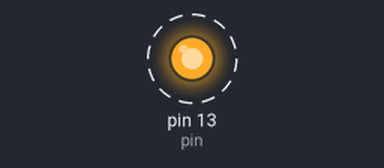
This sketch was run on a simulated Arduino Uno, built with avr-gcc and run on an emulated ATmega328P. Shown: output pins drawn as LEDs (lit = HIGH). Dashed ring = blinking.

Above: at 0.5 s.
Timing chart, 0 to 4.6 s (numbered marks = the images above):
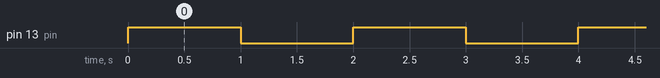

The sketch:

Blink.ino
```cpp
/*
  LED Blinking
  This code is used to blink the BUILTIN LED.

  LED --> pin 13
*/

// Initialize a variable, with pin number 13
int pin = 13;
void setup() {
  // put your setup code here, to run once:
  // Make the pin as an OUTPUT pin
  pinMode(pin, OUTPUT);
  // can also be written as pinMode(pin, 1) OR pinMode(pin, HIGH)

}

void loop() {
  // put your main code here, to run repeatedly:
  // Makes the LED ON
  digitalWrite(pin, HIGH);
  // can also be written as digitalWrite(pin, 1)
  //glow it for 1 second
  delay(1000);
  // make the LED OFF
  digitalWrite(pin, LOW);
  // can also be written as digitalWrite(pin, 1)
  // switch off for 1 second
  delay(1000);


}
```

Measured:
- by itself, pin 13 (pin): alternates HIGH for 1.0 s and LOW for 1.0 s
